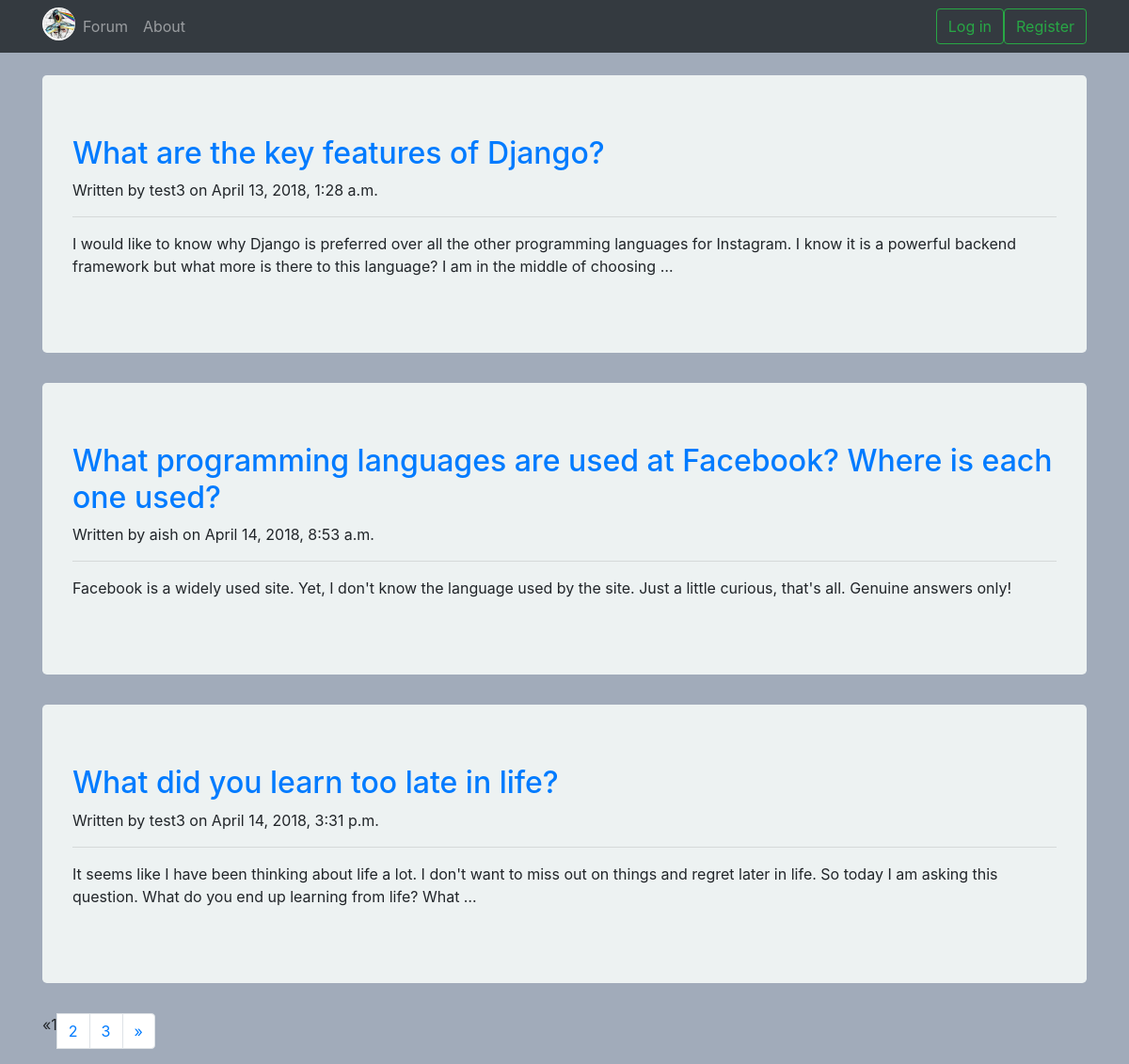
Screenshot of /account/ with the database file from the repository.
### home/models.py (models this page shows, shortened)
class Question(models.Model):
    title = models.CharField(max_length=264)
    slug = models.SlugField(max_length=264)
    content = models.TextField(default='')
    author = models.ForeignKey(User, related_name='questions', on_delete=models.CASCADE)
    published = models.DateTimeField(default=timezone.now)
    def get_absolute_url(self):
        return reverse('home:view_question', args=[self.slug])

### home/views.py (the view)
# urls.py: path('',views.list_of_questions,name='testpage'),
def list_of_questions(request):
    question=Question.objects.all()
    paginator=Paginator(question, 3)
    page = request.GET.get('page')
    try:
        questions=paginator.page(page)
    except PageNotAnInteger:
        questions=paginator.page(1)
    except EmptyPage:
        questions=paginator.page(paginator.num_pages)
    return render(request, 'home/dashboard.html', {'questions':questions, 'page':page} )

### templates/home/dashboard.html (shortened to what this page needs)
{% extends 'base.html' %}
{% block body %}
<br>
  <div class="container">
      {% for question in questions %}
<div class="jumbotron" style="background-color:#edf2f2">
        <h2><a href ="{{ question.get_absolute_url }}">{{ question.title }}</a></h2>
        <p>Written by {{ question.author }} on {{ question.published }}</p>
        <hr>
        {{ question.content|truncatewords:40|linebreaks }}
        </div>
      {% endfor %}
      {% include 'paginator.html' with page=questions %}
      </div>
{% endblock %}

### templates/base.html (style rules this page uses)
body { background-color: #a1abba }

### rows the page displays
Question: title "What are the key features of Django?", author "test3", published "April 13, 2018, 1:28 a.m.", content "I would like to know why Django is preferred over all the other programming languages for Instagram. I know it is a powerful backend framework but what more is there to this language? I am in the middle of choosing …"
Question: title "What programming languages are used at Facebook? Where is each one used?", author "aish", published "April 14, 2018, 8:53 a.m.", content "Facebook is a widely used site. Yet, I don't know the language used by the site. Just a little curious, that's all. Genuine answers only!"
Question: title "What did you learn too late in life?", author "test3", published "April 14, 2018, 3:31 p.m.", content "It seems like I have been thinking about life a lot. I don't want to miss out on things and regret later in life. So today I am asking this question. What do you end up learning from life? What …"

### other values shown
{{ pages }} "1"
{{ pages }} "2" "3"
